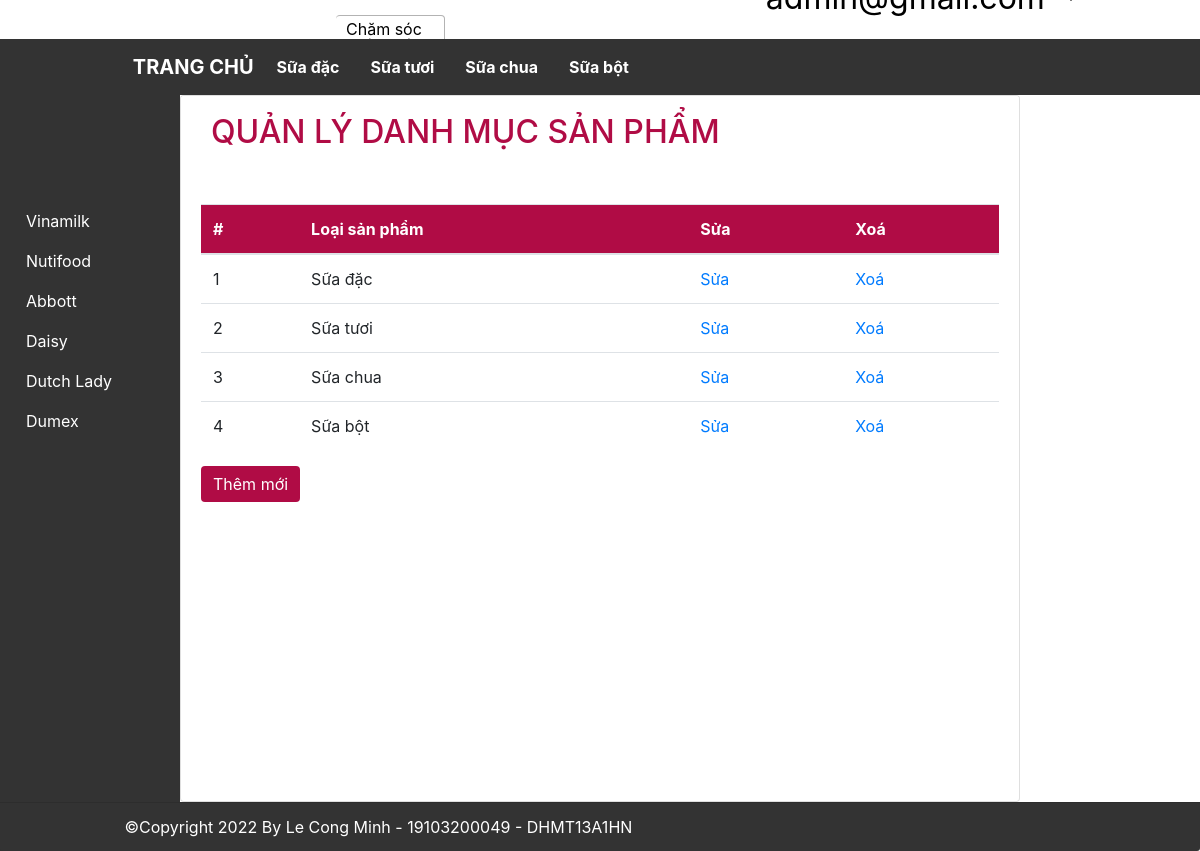
The app's page /index.php?action=index_c (signed in) with its own data.
### tables this page shows
CREATE TABLE `categories` (
  `category_id` INT(5) NOT NULL AUTO_INCREMENT,
  `category_name` VARCHAR(50) NULL COLLATE 'utf8mb4_unicode_ci',
  PRIMARY KEY (`category_id`))
COLLATE='utf8mb4_unicode_ci';

CREATE TABLE `brands` (
  `brand_id` INT(5) NOT NULL AUTO_INCREMENT,
  `brand_name` VARCHAR(50) NULL COLLATE 'utf8mb4_unicode_ci',
  PRIMARY KEY (`brand_id`))
COLLATE='utf8mb4_unicode_ci';

### models/Connect.php (called while the page is built, shortened)
<?php
class Connect
{
    private $host = 'localhost';
    private $user = 'root';
    private $pass = '';
    private $database = 'ql_ban_sua';
    public function connectDB()
    {
        $connect = mysqli_connect($this->host, $this->user, $this->pass, $this->database);
        mysqli_set_charset($connect, 'utf8');
        return $connect;
    }
    public function excuteQuery($sql)
    {
        $connect = $this->connectDB();
        $result = mysqli_query($connect, $sql);
        return $result;
    }
}

### models/Category.php (called while the page is built, shortened)
<?php
require_once 'models/Connect.php';
require 'models/CategoryObject.php';
class Category
{
    public function all()
    {
        $sql = "select * from categories";
        $result = (new Connect())->excuteQuery($sql);
        $arr = [];
        foreach ($result as $each) {
            $object = new CategoryObject($each);
            $arr[] = $object;
        }
        return $arr;
    }
}

### models/CategoryObject.php (called while the page is built, shortened)
<?php
class CategoryObject
{
    private int $categoryId;
    private string $categoryName;
    public function getCategoryId()
    {
        return $this->categoryId;
    }
    public function getCategoryName()
    {
        return $this->categoryName;
    }
    public function __construct($each)
    {
        $this->categoryId = $each['category_id'] ?? -1;
        $this->categoryName = $each['category_name'];
    }
}

### models/Brand.php (called while the page is built, shortened)
<?php
require_once 'models/Connect.php';
require 'models/BrandObject.php';
class Brand
{
    public function all()
    {
        $sql = "select * from brands";
        $result = (new Connect())->excuteQuery($sql);
        $arr = [];
        foreach ($result as $each) {
            $object = new BrandObject($each);
            $arr[] = $object;
        }
        return $arr;
    }
}

### models/BrandObject.php (called while the page is built, shortened)
<?php
class BrandObject
{
    private int $brandId;
    private string $brandName;
    public function getBrandId()
    {
        return $this->brandId;
    }
    public function getBrandName()
    {
        return $this->brandName;
    }
    public function __construct($each)
    {
        $this->brandId = $each['brand_id'] ?? -1;
        $this->brandName = $each['brand_name'];
    }
}

### views/category/index.php (the view, shortened to what this page needs)
<div class="container-fluid">
    <div class="card">
        <div class="card-header">
            <h2>Quản lý danh mục sản phẩm</h2>
        </div>
        <div class="card-body">
            <table class="table table-hover">
                <thead>
                    <tr>
                        <th>#</th>
                        <th>Loại sản phẩm</th>
                        <th>Sửa</th>
                        <th>Xoá</th>
                    </tr>
                </thead>
                <tbody>
                    <?php
                    $i = 1;
                    foreach ($arr as $each) : ?>
                        <tr>
                            <td><?php echo $i++; ?></td>
                            <td><?php echo $each->getCategoryName(); ?></td>
                            <td>
                                <a href="index.php?action=edit_c&id=<?php echo $each->getCategoryId(); ?>">Sửa</a>
                            </td>
                            <td>
                                <a onclick="return Del('<?php echo $each->getCategoryName(); ?>')" href="index.php?action=delete_c&id=<?php echo $each->getCategoryId(); ?>">Xoá</a>
                            </td>
                        <?php endforeach ?>
                </tbody>
            </table>
            <a class='btn btn-primary' href="index.php?action=create_c">Thêm mới</a>
        </div>
    </div>
</div>

### views/Header.php (shortened to what this page needs)
<?php
require_once 'models/Category.php';
$categoryArr = (new Category())->all();
$brand = $_GET['brand'] ?? '';
$user = isset($_SESSION['email']) ?  $_SESSION['email'] : [];
?>
<div class="user_option_box">
    <div class="logo">
        <a href="index.php"><img src="https://media.bibomart.com.vn/media/logo/stores/1/logo-bbm.jpg.jpg" alt=""></a>
        <div class="change-area">
            <a class="ct-area">
                <span>Chăm sóc</br>khách hàng</span>
            </a>
        </div>
    </div>
    <a class="account">
        <?php if (isset($user['email'])) { ?>
            <li class="dropdown">
                <a href="#" class="dropdown-toggle" data-toggle="dropdown"><img src="https://hasaki.vn/images/graphics/icon_header_2.svg" alt=""><?php echo $user['email']; ?> <b class="caret"></b></a>
            </li>
        <?php } else { ?>
            <a href="index.php?action=login" class="account-link"><img src="https://hasaki.vn/images/graphics/icon_header_2.svg" alt=""><button type="submit" name="sbm" class="btn btn-login btn-primary">Đăng nhập</button><b class="caret"></b></a>
        <?php } ?>
    </a>
</div>
<nav id="navbar_top" class="navbar navbar-expand-sm navbar-dark" style="background-color: #333; z-index: 100;">
    <div class="nav-container">
        <a class="navbar-brand" href="index.php">TRANG CHỦ</a>
        <div class="collapse navbar-collapse" id="collapsibleNavId">
            <ul class="navbar-nav mr-auto mt-2 mt-lg-0">
                <?php foreach ($categoryArr as $each) : ?>
                    <li class="nav-item active">
                        <a class="nav-link" href="<?php echo "?category=" . $each->getCategoryId() . ($brand ? "&brand=$brand" : ""); ?>"><?php echo $each->getCategoryName(); ?></a>
                    </li>
                <?php endforeach; ?>
            </ul>
        </div>
    </div>
</nav>

### views/Navbar.php
<?php
require_once 'models/Brand.php';
$BrandArr = (new Brand())->all();
$category = $_GET['category'] ?? '';
?>
<ul class="nav-ul" id="nav-left">
    <?php foreach ($BrandArr as $each) : ?>
        <li class="nav-li">
            <div class="nav-box">
                <a class="nav-link" href="?<?php echo ($category ? "category=$category&" : "") . "brand=" . $each->getBrandId(); ?>"><?php echo $each->getBrandName(); ?></a>
            </div>
        </li>
    <?php endforeach; ?>
</ul>

### css/index.css (style rules this page uses)
:root { --main-color: #b00c45; }
.logo>a { width: 20%; }
.card-body { min-height: 77.1vh; }
a.dropdown-toggle { position: absolute; top: -65px; right: 10%; text-align: right; color: #000; font-size: xx-large; text-decoration: none; }
.logo, .logo:hover { padding-left: 10%; padding-top: 10px; text-decoration: none; display: flex; }
.card-header { background-color: #fff; text-align: left; position: relative; border: 0; padding-bottom: 20px; }
#title, h2 { font-weight: 500; display: inline-block; color: var(--main-color); padding: 5px 0; padding-left: 10px; text-transform: uppercase; }
div.container-fluid { padding: 0; }
div.change-area { margin: 5px 5px 0 10px; position: relative; cursor: pointer; width: 200px; }
a.ct-area, a.ct-area:hover { margin-left: -10px; position: absolute; border-radius: 4px; padding: 5px 10px; color: black; text-decoration: none; border: rgb(179, 179, 179) thin solid; height: fit-content; border-left: none; }
a.ct-area span { display: block; position: relative; line-height: 1; }
thead { background-color: var(--main-color); color: #fff; }
.btn-primary, .btn-primary:hover { background-color: var(--main-color); border: var(--main-color); }
.dropdown { list-style-type: none }
.nav-container { width: 80%; margin: 0 auto; display: flex; }
.navbar-brand, .active { font-weight: bold; margin-right: 15px; }
.nav-li { list-style-type: none; z-index: 1000; }
.nav-box { border: none; }
.nav-link, .nav-link:hover { color: #fff; }
.nav-ul { margin: 10px 0 0 0; padding-bottom: 50px; padding-left: 10px; height: 100vh; background-color: #333; position: fixed; width: 15%; left: 0; bottom: 0; z-index: -1; padding-top: 150px; }

### records on screen
categories: category_name "Sữa đặc"
categories: category_name "Sữa tươi"
categories: category_name "Sữa chua"
categories: category_name "Sữa bột"
brands: brand_name "Vinamilk"
brands: brand_name "Nutifood"
brands: brand_name "Abbott"
brands: brand_name "Daisy"
brands: brand_name "Dutch Lady"
brands: brand_name "Dumex"
